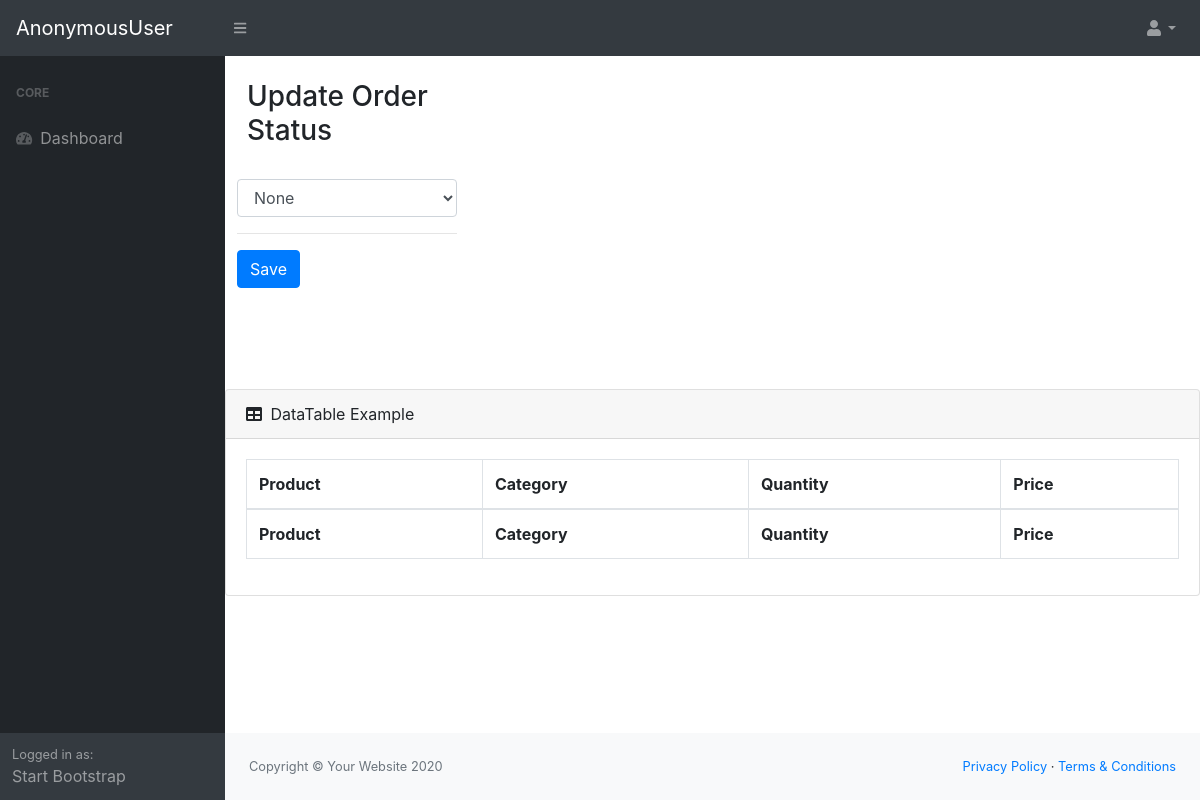
Before: /dashboard/update/order/38 with the older database file.
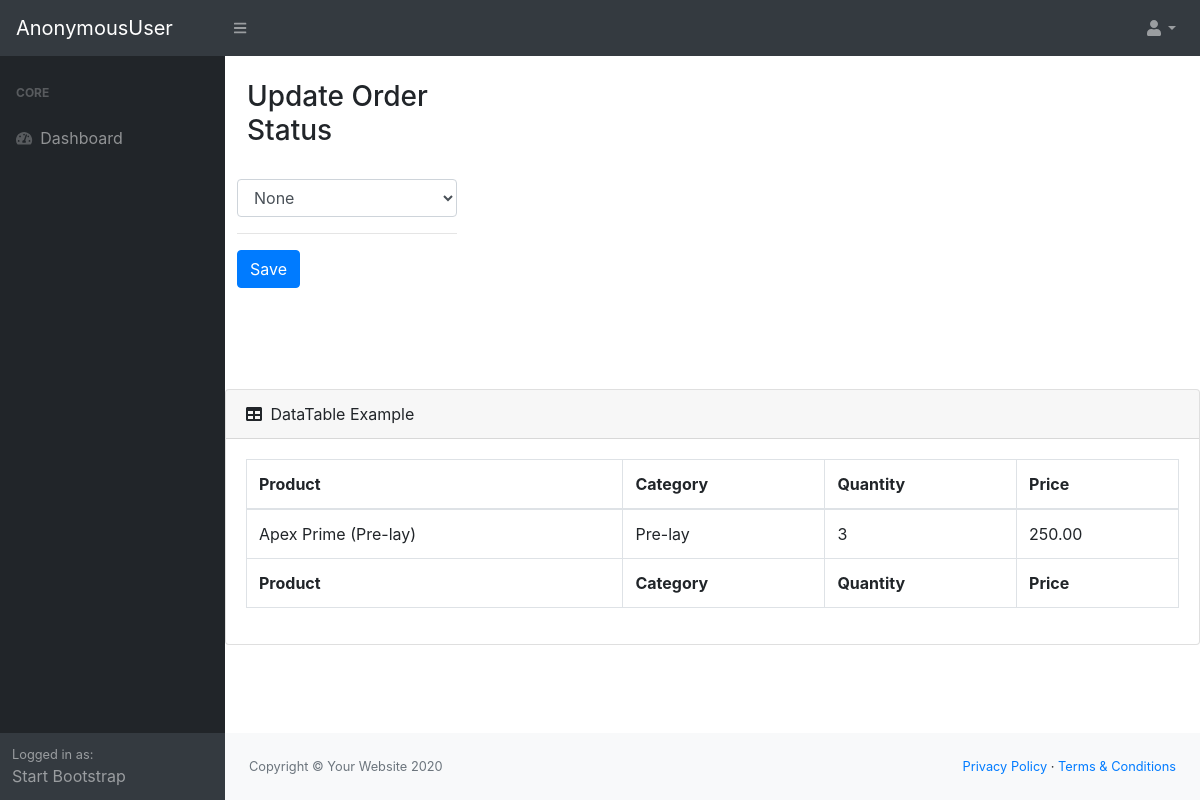
After: the same page with the newer database file.
### store/models.py (models this page shows, shortened)
class OrderItem(models.Model):
    product = models.ForeignKey(Product,on_delete=models.SET_NULL,blank=True,null=True)
    order = models.ForeignKey(Order,on_delete=models.SET_NULL,blank=True,null=True)
    quantity = models.IntegerField(default=0,null=True,blank=True,validators=[MinValueValidator(0)])
    date_added = models.DateTimeField(auto_now_add=True)

class Product(models.Model):
    cat_list = (
        ('1','Grower'),
        ('2','Pre-lay')
    )
    name = models.CharField(max_length=200)
    category = models.CharField(max_length=200,choices=cat_list)
    price = models.DecimalField(max_digits=10,decimal_places=2)
    image = models.ImageField(null=True,blank=True)
    description = models.TextField(null=True,blank=True)

### dashboard/views.py (the view)
# urls.py: path('update/order/<int:pk>',views.update_orders,name="update-order"),
def update_orders(request,pk):
   order = Order.objects.get(pk=pk)
   status = Order.status_list
   items = order.orderitem_set.all()
   if request.method == "POST":
       order_status = request.POST.get('orderstatus')
       order.status = order_status
       order.save()
       messages.success(request,'Update successful')
       return redirect('dashboard')
   context = {
       'order': order,
       'items':items,
       'status':status
   }
   return render(request,'dashboard/update_order.html',context)

### dashboard/templates/dashboard/update_order.html (shortened to what this page needs)
{% extends 'dashboard/base.html' %}
{% block content %}
<br>
<div class="row" style="margin-left: 10px;">
    <div class="col-lg-3">
        <h3>Update Order Status</h3>
    </div>
</div>
<br>
<div class="col-lg-3">
    <form method="POST">
        <select class="form-control" aria-label="Default select example" name="orderstatus">
            <option selected>
                <h3>{{order.get_status_display}}</h3>
            </option>
        </select>
        <hr>
        <button type="submit" class="btn btn-primary">Save</button>
    </form>
</div>
<br>
<div class="card mb-4">
    <div class="card-header">
        <i class="fas fa-table mr-1"></i>
        DataTable Example
    </div>
    <div class="card-body">
        <div class="table-responsive">
            <table class="table table-bordered" id="dataTable" width="100%" cellspacing="0">
                <thead>
                    <tr>
                        <th>Product</th>
                        <th>Category</th>
                        <th>Quantity</th>
                        <th>Price</th>
                    </tr>
                </thead>
                <tfoot>
                    <tr>
                        <th>Product</th>
                        <th>Category</th>
                        <th>Quantity</th>
                        <th>Price</th>
                    </tr>
                </tfoot>
                <tbody>
                    {% for item in items %}
                    <tr>
                        <td>{{item.product.name}}</td>
                        <td>{{item.product.get_category_display}}</td>
                        <td>{{item.quantity}}</td>
                        <td>{{item.product.price}}</td>
                    </tr>
                    {% endfor %}
                </tbody>
            </table>
        </div>
    </div>
</div>
{% endblock content %}

Changed rows visible on the page:
added OrderItem: product.name "Apex Prime (Pre-lay)", product.category "Pre-lay", quantity "3", product.price "250.00"
